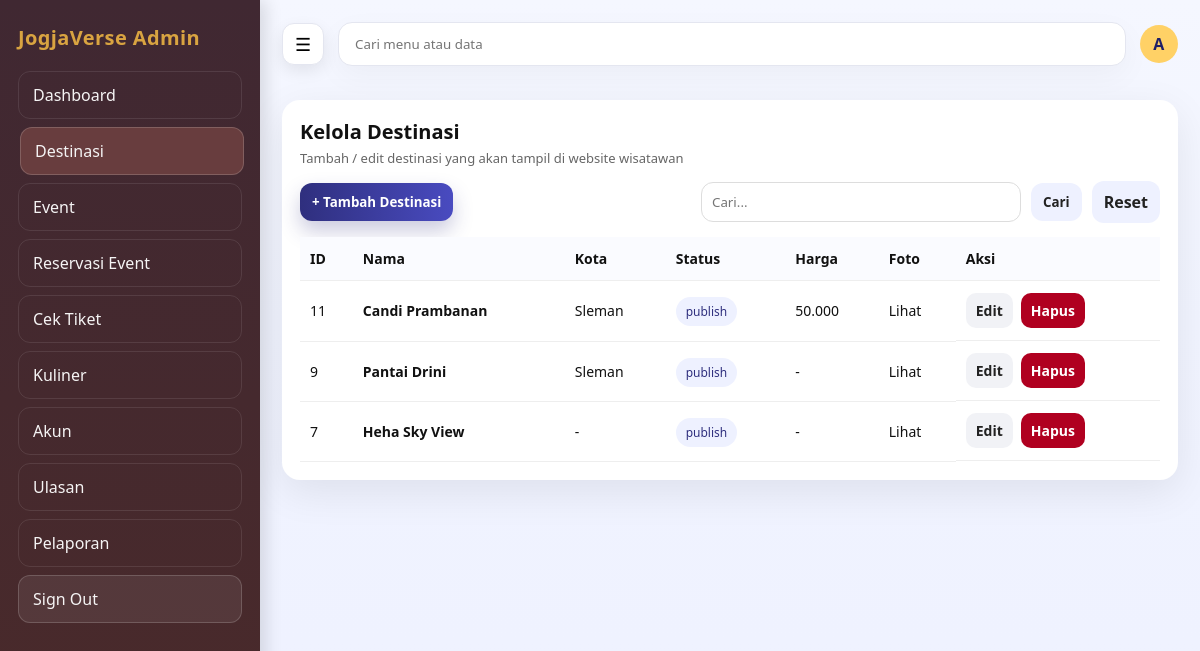
The page /admin/destinasi.php (signed in) on the database as committed earlier.
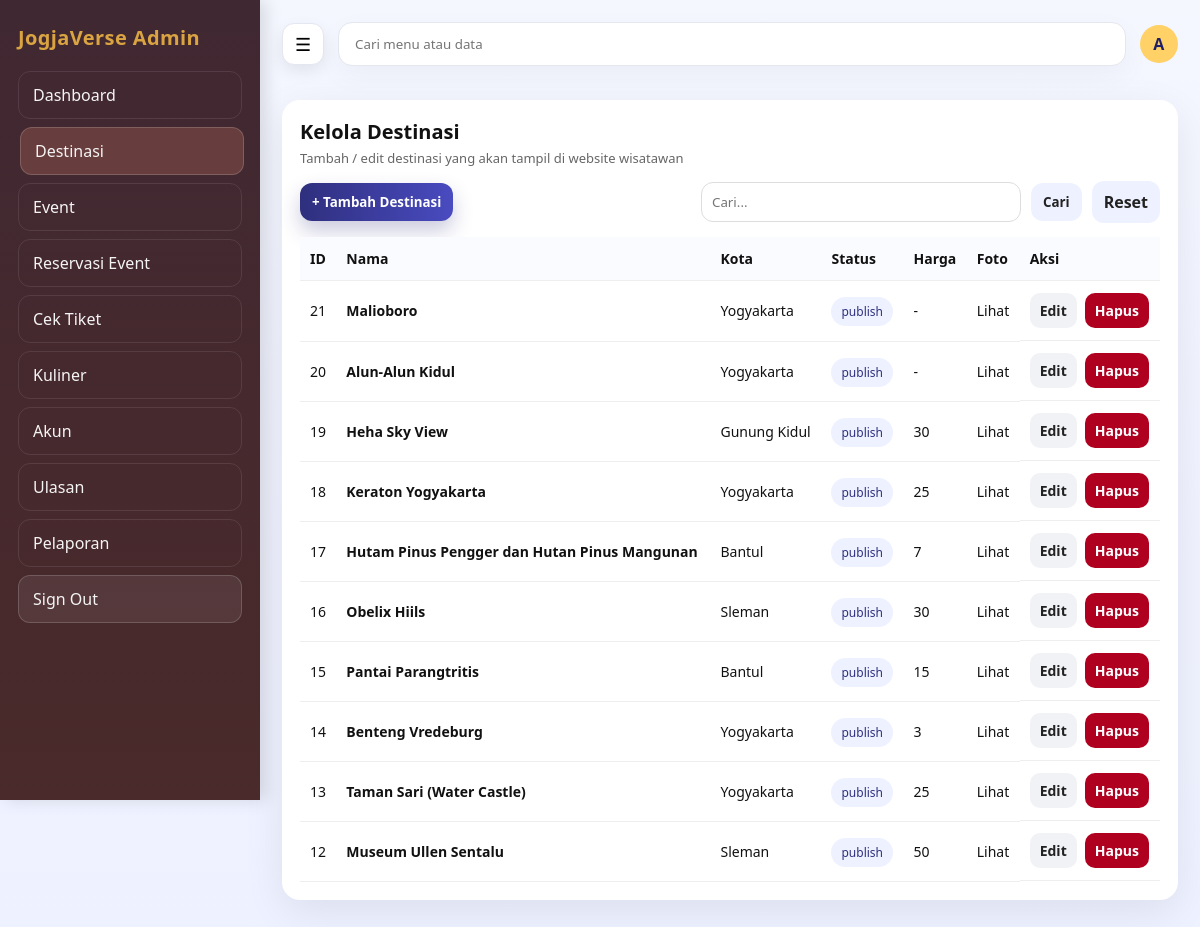
The same page on the database as committed later.
### tables this page shows
CREATE TABLE `destinasi` (
  `id_destinasi` bigint UNSIGNED NOT NULL,
  `id_kategori` bigint UNSIGNED DEFAULT NULL,
  `nama` varchar(160) NOT NULL,
  `slug` varchar(180) NOT NULL,
  `deskripsi` text,
  `alamat` varchar(255) DEFAULT NULL,
  `kota` varchar(80) DEFAULT NULL,
  `latitude` decimal(10,7) DEFAULT NULL,
  `longitude` decimal(10,7) DEFAULT NULL,
  `jam_operasional` varchar(120) DEFAULT NULL,
  `harga_tiket` int UNSIGNED DEFAULT '0',
  `nomor_kontak` varchar(30) DEFAULT NULL,
  `gambar_sampul_url` varchar(255) DEFAULT NULL,
  `status` enum('draft','publish','arsip') NOT NULL DEFAULT 'draft',
  `dibuat_oleh` bigint UNSIGNED DEFAULT NULL,
  `dibuat_pada` datetime NOT NULL DEFAULT CURRENT_TIMESTAMP,
  `diubah_pada` datetime DEFAULT NULL ON UPDATE CURRENT_TIMESTAMP
);

### admin/_crud_helper.php (called while the page is built, shortened)
<?php
if (!function_exists('h')) {
  function h($val) {
    return htmlspecialchars((string)$val, ENT_QUOTES, 'UTF-8');
  }
}
function describe_table(mysqli $koneksi, string $table): array {
  $cols = [];
  $pk = null;
  $res = $koneksi->query("SHOW FULL COLUMNS FROM `$table`");
  if ($res) {
    while ($row = $res->fetch_assoc()) {
      $cols[] = $row;
      if (($row['Key'] ?? '') === 'PRI') {
        $pk = $row['Field'];
      }
    }
  }
  return [$cols, $pk];
}
function pick_col(array $colNames, array $candidates): ?string {
  foreach ($candidates as $c) {
    foreach ($colNames as $n) {
      if (strtolower($n) === strtolower($c)) return $n;
    }
  }
  return null;
}
function fetch_rows(mysqli $koneksi, string $table, ?string $pk, string $q, ?array $cols = null): mysqli_result {
  $searchable = [];
  foreach ($cols as $c) {
    $type = strtolower($c['Type'] ?? '');
    if (str_contains($type, 'char') || str_contains($type, 'text')) {
      $searchable[] = $c['Field'];
    }
  }
  $sql = "SELECT * FROM `$table`";
  $params = [];
  if ($pk) {
    $sql .= " ORDER BY `$pk` DESC";
  }
  $stmt = $koneksi->prepare($sql);
  $stmt->execute();
  return $stmt->get_result();
}
function fetch_options_by_table(mysqli $koneksi, array $tableCandidates, array $labelCandidates): array {
  foreach ($tableCandidates as $table) {
    try {
      [$cols, $pk] = describe_table($koneksi, $table);
      $colNames = array_map(fn($c) => $c['Field'], $cols);
      $labelCol = pick_col($colNames, $labelCandidates) ?? $pk;
      $sql = "SELECT `$pk`, `$labelCol` FROM `$table` ORDER BY `$labelCol`";
      $stmt = $koneksi->prepare($sql);
      $stmt->execute();
      $res = $stmt->get_result();
      $rows = [];
      while ($row = $res->fetch_assoc()) {
        $rows[] = [
          'id' => $row[$pk],
          'label' => $row[$labelCol] ?? $row[$pk],
        ];
      }
      if (count($rows) > 0) {
        return $rows;
      }
    } catch (Throwable $e) {
      continue;
    }
  }
  return [];
}

### admin/destinasi.php (the view, shortened to what this page needs)
<?php
require_once __DIR__ . "/../config/koneksi.php";
require_once __DIR__ . "/_crud_helper.php";
$table = "destinasi";
[$cols, $pk] = describe_table($koneksi, $table);
$colNames = array_map(fn($c)=>$c['Field'], $cols);
$colNama  = pick_col($colNames, ["nama_destinasi","nama","judul","nama_tempat"]);
$colLok   = pick_col($colNames, ["lokasi","alamat","kecamatan","kabupaten","kota"]);
$colFoto  = pick_col($colNames, ["gambar_sampul_url","foto_url","gambar_url","thumbnail","image_url"]);
$q = trim($_GET['q'] ?? "");
$data = fetch_rows($koneksi, $table, $pk, $q, $cols);
$penggunaOptions = fetch_options_by_table(
  $koneksi,
  ["pengguna"],
  ["nama_lengkap", "username", "email", "nama"]
);
?>
<?php require_once __DIR__ . "/partials/header.php"; ?>
<link rel="stylesheet" href="<?= BASE_URL ?>/assets/css/admin_crud.css">
<link rel="stylesheet" href="<?= BASE_URL ?>/assets/css/leaflet.css">
<div class="card">
  <div>
    <h1 class="page-title">Kelola Destinasi</h1>
    <p class="page-sub">Tambah / edit destinasi yang akan tampil di website wisatawan</p>
  </div>
  <div class="toolbar">
    <div class="left">
      <button class="btn" onclick="openModal()">+ Tambah Destinasi</button>
    </div>
    <form method="GET" style="display:flex;gap:10px;align-items:center">
      <input class="search" type="text" name="q" placeholder="Cari..." value="<?= h($q) ?>">
      <button class="btn secondary" type="submit">Cari</button>
      <a class="btn secondary" href="<?= BASE_URL ?>/admin/destinasi.php">Reset</a>
    </form>
  </div>
  <div class="table-wrap">
    <table class="table2">
      <thead>
        <tr>
          <th>ID</th>
          <th>Nama</th>
          <th>Kota</th>
          <th>Status</th>
          <th>Harga</th>
          <th>Foto</th>
          <th>Aksi</th>
        </tr>
      </thead>
      <tbody>
      <?php while($row = $data->fetch_assoc()): ?>
        <tr>
          <td><?= h($row[$pk]) ?></td>
          <td><b><?= h($colNama ? ($row[$colNama] ?? '-') : '-') ?></b></td>
          <td><?= h($row['kota'] ?? ($colLok ? ($row[$colLok] ?? '-') : '-')) ?></td>
          <td><span class="pill"><?= h($row['status'] ?? '-') ?></span></td>
          <td><?= h(isset($row['harga_tiket']) ? number_format((float)$row['harga_tiket'], 0, ',', '.') : '-') ?></td>
          <td>
            <?php if ($colFoto && !empty($row[$colFoto])): ?>
              <a href="<?= h($row[$colFoto]) ?>" target="_blank">Lihat</a>
            <?php else: ?>
              <small>-</small>
            <?php endif; ?>
          </td>
          <td class="actions">
            <a class="btn-sm gray" href="<?= BASE_URL ?>/admin/destinasi.php?edit=<?= h($row[$pk]) ?>">Edit</a>
            <a class="btn-sm danger" onclick="return confirm('Hapus destinasi ini?')" href="<?= BASE_URL ?>/admin/destinasi.php?hapus=<?= h($row[$pk]) ?>">Hapus</a>
          </td>
        </tr>
      <?php endwhile; ?>
      </tbody>
    </table>
  </div>
</div>
<?php require_once __DIR__ . "/partials/footer.php"; ?>

Rows that differ between the two databases and show on the page:
removed destinasi: id_destinasi "11", nama "Candi Prambanan", kota "Sleman", status "publish", harga_tiket "50.000"
removed destinasi: id_destinasi "9", nama "Pantai Drini", kota "Sleman", status "publish", harga_tiket "-"
removed destinasi: id_destinasi "7", nama "Heha Sky View", kota+alamat "-", status "publish", harga_tiket "-"
added destinasi: id_destinasi "21", nama "Malioboro", kota "Yogyakarta", status "publish", harga_tiket "-"
added destinasi: id_destinasi "20", nama "Alun-Alun Kidul", kota "Yogyakarta", status "publish", harga_tiket "-"
added destinasi: id_destinasi "19", nama "Heha Sky View", kota "Gunung Kidul", status "publish", harga_tiket "30"
added destinasi: id_destinasi "18", nama "Keraton Yogyakarta", kota "Yogyakarta", status "publish", harga_tiket "25"
added destinasi: id_destinasi "17", nama "Hutam Pinus Pengger dan Hutan Pinus Mangunan", kota "Bantul", status "publish", harga_tiket "7"
added destinasi: id_destinasi "16", nama "Obelix Hiils", kota "Sleman", status "publish", harga_tiket "30"
added destinasi: id_destinasi "15", nama "Pantai Parangtritis", kota "Bantul", status "publish", harga_tiket "15"
added destinasi: id_destinasi "14", nama "Benteng Vredeburg", kota "Yogyakarta", status "publish", harga_tiket "3"
added destinasi: id_destinasi "13", nama "Taman Sari (Water Castle)", kota "Yogyakarta", status "publish", harga_tiket "25"
added destinasi: id_destinasi "12", nama "Museum Ullen Sentalu", kota "Sleman", status "publish", harga_tiket "50"
